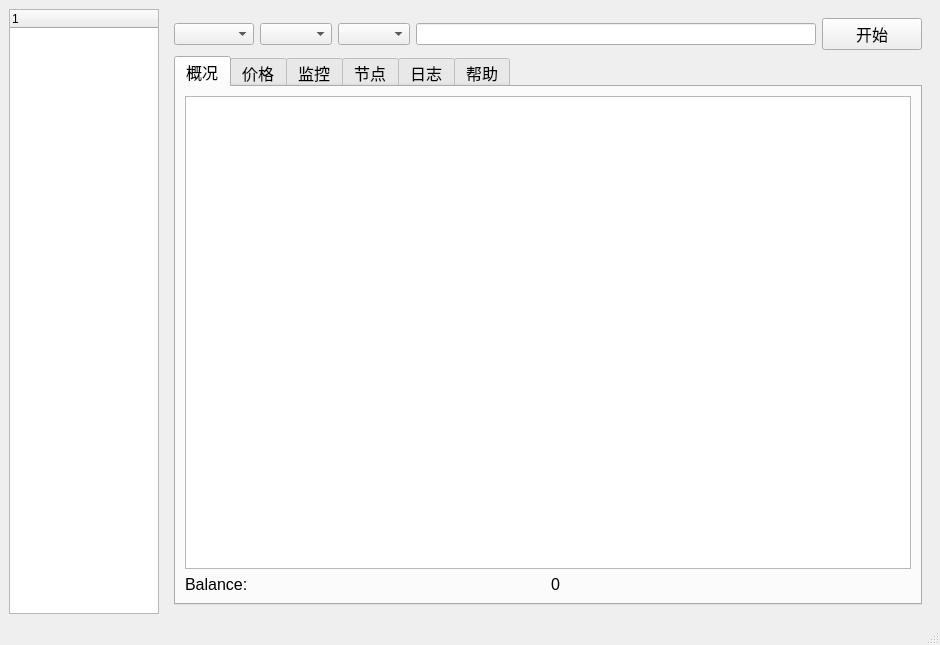
<?xml version="1.0" encoding="UTF-8"?>
<ui version="4.0">
 <class>MainWindow</class>
 <widget class="QMainWindow" name="MainWindow">
  <property name="geometry">
   <rect>
    <x>0</x>
    <y>0</y>
    <width>940</width>
    <height>645</height>
   </rect>
  </property>
  <property name="contextMenuPolicy">
   <enum>Qt::DefaultContextMenu</enum>
  </property>
  <property name="windowTitle">
   <string>MainWindow</string>
  </property>
  <widget class="QWidget" name="centralwidget">
   <layout class="QGridLayout" name="gridLayout">
    <item row="0" column="0">
     <layout class="QHBoxLayout" name="horizontalLayout_11">
      <item>
       <widget class="QTreeWidget" name="treeWidget_mainMenu">
        <property name="minimumSize">
         <size>
          <width>150</width>
          <height>0</height>
         </size>
        </property>
        <property name="maximumSize">
         <size>
          <width>150</width>
          <height>16777215</height>
         </size>
        </property>
        <column>
         <property name="text">
          <string notr="true">1</string>
         </property>
        </column>
       </widget>
      </item>
      <item>
       <widget class="QStackedWidget" name="stackedWidget">
        <property name="minimumSize">
         <size>
          <width>750</width>
          <height>0</height>
         </size>
        </property>
        <property name="currentIndex">
         <number>0</number>
        </property>
        <widget class="QWidget" name="page">
         <layout class="QGridLayout" name="gridLayout_11">
          <item row="0" column="0">
           <layout class="QVBoxLayout" name="verticalLayout">
            <item>
             <layout class="QHBoxLayout" name="horizontalLayout_3">
              <item>
               <layout class="QHBoxLayout" name="horizontalLayout">
                <item>
                 <widget class="QComboBox" name="comboBox_pool">
                  <property name="minimumSize">
                   <size>
                    <width>80</width>
                    <height>0</height>
                   </size>
                  </property>
                  <property name="font">
                   <font>
                    <pointsize>9</pointsize>
                   </font>
                  </property>
                 </widget>
                </item>
               </layout>
              </item>
              <item>
               <widget class="QComboBox" name="comboBox_coin">
                <property name="minimumSize">
                 <size>
                  <width>40</width>
                  <height>0</height>
                 </size>
                </property>
               </widget>
              </item>
              <item>
               <layout class="QHBoxLayout" name="horizontalLayout_2">
                <item>
                 <widget class="QComboBox" name="comboBox_miner">
                  <property name="minimumSize">
                   <size>
                    <width>40</width>
                    <height>0</height>
                   </size>
                  </property>
                 </widget>
                </item>
                <item>
                 <widget class="QLineEdit" name="lineEdit_account"/>
                </item>
               </layout>
              </item>
              <item>
               <widget class="QPushButton" name="pushButton_start">
                <property name="minimumSize">
                 <size>
                  <width>100</width>
                  <height>0</height>
                 </size>
                </property>
                <property name="font">
                 <font>
                  <pointsize>12</pointsize>
                 </font>
                </property>
                <property name="text">
                 <string>开始</string>
                </property>
               </widget>
              </item>
             </layout>
            </item>
            <item>
             <widget class="QTabWidget" name="tabWidget">
              <property name="font">
               <font>
                <pointsize>12</pointsize>
               </font>
              </property>
              <property name="currentIndex">
               <number>0</number>
              </property>
              <widget class="QWidget" name="tab_overview">
               <attribute name="title">
                <string>概况</string>
               </attribute>
               <layout class="QGridLayout" name="gridLayout_2">
                <item row="0" column="0">
                 <widget class="QTableView" name="tableView"/>
                </item>
                <item row="1" column="0">
                 <layout class="QHBoxLayout" name="horizontalLayout_4">
                  <item>
                   <widget class="QLabel" name="label_balance_prefix">
                    <property name="text">
                     <string>Balance:</string>
                    </property>
                   </widget>
                  </item>
                  <item>
                   <widget class="QLabel" name="label_balance">
                    <property name="text">
                     <string>0</string>
                    </property>
                   </widget>
                  </item>
                 </layout>
                </item>
               </layout>
              </widget>
              <widget class="QWidget" name="tab_priceTracking">
               <attribute name="title">
                <string>价格</string>
               </attribute>
               <layout class="QGridLayout" name="gridLayout_5">
                <item row="0" column="0">
                 <widget class="QTableView" name="tableView_price"/>
                </item>
                <item row="1" column="0">
                 <layout class="QHBoxLayout" name="horizontalLayout_9">
                  <item>
                   <widget class="QLabel" name="label_4">
                    <property name="text">
                     <string>估计市值:</string>
                    </property>
                   </widget>
                  </item>
                  <item>
                   <widget class="QLabel" name="label_revenue">
                    <property name="text">
                     <string>0</string>
                    </property>
                   </widget>
                  </item>
                  <item>
                   <widget class="QPushButton" name="pushButton_updateMarket">
                    <property name="text">
                     <string>Update</string>
                    </property>
                   </widget>
                  </item>
                 </layout>
                </item>
               </layout>
              </widget>
              <widget class="QWidget" name="tab_2">
               <attribute name="title">
                <string>监控</string>
               </attribute>
               <layout class="QGridLayout" name="gridLayout_7">
                <item row="0" column="0">
                 <widget class="QTableView" name="tableView_gpu"/>
                </item>
               </layout>
              </widget>
              <widget class="QWidget" name="tab_3">
               <attribute name="title">
                <string>节点</string>
               </attribute>
               <layout class="QGridLayout" name="gridLayout_8">
                <item row="0" column="0">
                 <widget class="QTabWidget" name="tabWidget_2">
                  <property name="currentIndex">
                   <number>0</number>
                  </property>
                  <widget class="QWidget" name="tab_4">
                   <attribute name="title">
                    <string>Ergo</string>
                   </attribute>
                   <layout class="QGridLayout" name="gridLayout_9">
                    <item row="0" column="0">
                     <widget class="Terminal" name="terminal_ergo"/>
                    </item>
                   </layout>
                  </widget>
                  <widget class="QWidget" name="tab_5">
                   <attribute name="title">
                    <string>Cardano</string>
                   </attribute>
                   <layout class="QGridLayout" name="gridLayout_10">
                    <item row="0" column="0">
                     <widget class="Terminal" name="terminal_cardano"/>
                    </item>
                   </layout>
                  </widget>
                 </widget>
                </item>
               </layout>
              </widget>
              <widget class="QWidget" name="tab">
               <attribute name="title">
                <string>日志</string>
               </attribute>
               <layout class="QGridLayout" name="gridLayout_6">
                <item row="0" column="0">
                 <widget class="QLabel" name="label_6">
                  <property name="text">
                   <string>日志</string>
                  </property>
                 </widget>
                </item>
                <item row="1" column="0">
                 <widget class="QLogBrowser" name="tabWidget_logbrowser"/>
                </item>
               </layout>
              </widget>
              <widget class="QWidget" name="tab_help">
               <attribute name="title">
                <string>帮助</string>
               </attribute>
               <layout class="QGridLayout" name="gridLayout_4">
                <item row="0" column="1">
                 <spacer name="verticalSpacer_4">
                  <property name="orientation">
                   <enum>Qt::Vertical</enum>
                  </property>
                  <property name="sizeType">
                   <enum>QSizePolicy::Fixed</enum>
                  </property>
                  <property name="sizeHint" stdset="0">
                   <size>
                    <width>20</width>
                    <height>50</height>
                   </size>
                  </property>
                 </spacer>
                </item>
                <item row="1" column="0">
                 <spacer name="horizontalSpacer_3">
                  <property name="orientation">
                   <enum>Qt::Horizontal</enum>
                  </property>
                  <property name="sizeType">
                   <enum>QSizePolicy::Fixed</enum>
                  </property>
                  <property name="sizeHint" stdset="0">
                   <size>
                    <width>50</width>
                    <height>20</height>
                   </size>
                  </property>
                 </spacer>
                </item>
                <item row="1" column="1" colspan="2">
                 <layout class="QVBoxLayout" name="verticalLayout_2">
                  <item>
                   <layout class="QHBoxLayout" name="horizontalLayout_8">
                    <item>
                     <widget class="QLabel" name="label_9">
                      <property name="sizePolicy">
                       <sizepolicy hsizetype="Fixed" vsizetype="Preferred">
                        <horstretch>0</horstretch>
                        <verstretch>0</verstretch>
                       </sizepolicy>
                      </property>
                      <property name="minimumSize">
                       <size>
                        <width>0</width>
                        <height>50</height>
                       </size>
                      </property>
                      <property name="maximumSize">
                       <size>
                        <width>100</width>
                        <height>16777215</height>
                       </size>
                      </property>
                      <property name="text">
                       <string>Firo：</string>
                      </property>
                     </widget>
                    </item>
                    <item>
                     <widget class="QLineEdit" name="lineEdit_firoAccount">
                      <property name="sizePolicy">
                       <sizepolicy hsizetype="Preferred" vsizetype="Fixed">
                        <horstretch>0</horstretch>
                        <verstretch>0</verstretch>
                       </sizepolicy>
                      </property>
                      <property name="text">
                       <string/>
                      </property>
                      <property name="readOnly">
                       <bool>true</bool>
                      </property>
                     </widget>
                    </item>
                   </layout>
                  </item>
                  <item>
                   <layout class="QHBoxLayout" name="horizontalLayout_10">
                    <item>
                     <widget class="QLabel" name="label_10">
                      <property name="sizePolicy">
                       <sizepolicy hsizetype="Fixed" vsizetype="Preferred">
                        <horstretch>0</horstretch>
                        <verstretch>0</verstretch>
                       </sizepolicy>
                      </property>
                      <property name="minimumSize">
                       <size>
                        <width>0</width>
                        <height>50</height>
                       </size>
                      </property>
                      <property name="maximumSize">
                       <size>
                        <width>100</width>
                        <height>16777215</height>
                       </size>
                      </property>
                      <property name="text">
                       <string>Ergo：</string>
                      </property>
                     </widget>
                    </item>
                    <item>
                     <widget class="QLineEdit" name="lineEdit_ergoAccount">
                      <property name="sizePolicy">
                       <sizepolicy hsizetype="Preferred" vsizetype="Fixed">
                        <horstretch>0</horstretch>
                        <verstretch>0</verstretch>
                       </sizepolicy>
                      </property>
                      <property name="text">
                       <string/>
                      </property>
                      <property name="readOnly">
                       <bool>true</bool>
                      </property>
                     </widget>
                    </item>
                   </layout>
                  </item>
                 </layout>
                </item>
                <item row="1" column="3">
                 <spacer name="horizontalSpacer_4">
                  <property name="orientation">
                   <enum>Qt::Horizontal</enum>
                  </property>
                  <property name="sizeType">
                   <enum>QSizePolicy::Fixed</enum>
                  </property>
                  <property name="sizeHint" stdset="0">
                   <size>
                    <width>50</width>
                    <height>20</height>
                   </size>
                  </property>
                 </spacer>
                </item>
                <item row="2" column="2">
                 <spacer name="verticalSpacer_3">
                  <property name="orientation">
                   <enum>Qt::Vertical</enum>
                  </property>
                  <property name="sizeType">
                   <enum>QSizePolicy::Fixed</enum>
                  </property>
                  <property name="sizeHint" stdset="0">
                   <size>
                    <width>20</width>
                    <height>50</height>
                   </size>
                  </property>
                 </spacer>
                </item>
               </layout>
              </widget>
             </widget>
            </item>
           </layout>
          </item>
         </layout>
        </widget>
        <widget class="QWidget" name="page_2">
         <layout class="QGridLayout" name="gridLayout_12">
          <item row="0" column="0">
           <widget class="QTabWidget" name="tabWidget_3">
            <property name="font">
             <font>
              <pointsize>12</pointsize>
             </font>
            </property>
            <property name="currentIndex">
             <number>0</number>
            </property>
            <widget class="QWidget" name="tab_6">
             <attribute name="title">
              <string>输出</string>
             </attribute>
             <layout class="QGridLayout" name="gridLayout_13">
              <item row="0" column="0">
               <widget class="Terminal" name="terminal_freqtrade"/>
              </item>
             </layout>
            </widget>
           </widget>
          </item>
         </layout>
        </widget>
       </widget>
      </item>
     </layout>
    </item>
   </layout>
  </widget>
  <widget class="QStatusBar" name="statusbar"/>
 </widget>
 <customwidgets>
  <customwidget>
   <class>Terminal</class>
   <extends>QTextBrowser</extends>
   <header location="global">components/terminal.h</header>
  </customwidget>
  <customwidget>
   <class>QLogBrowser</class>
   <extends>QTabWidget</extends>
   <header location="global">components/qlogbrowser.h</header>
   <container>1</container>
  </customwidget>
 </customwidgets>
 <resources/>
 <connections/>
</ui>
